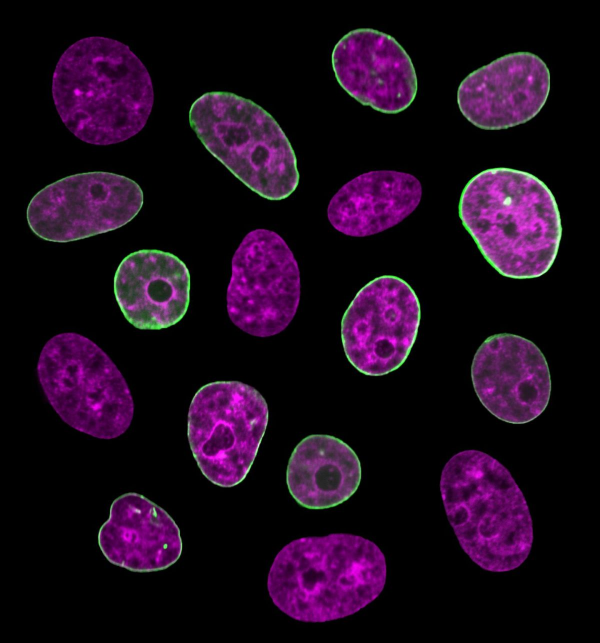
#> input picture cell2.jpg, 1200 x 1286 px (shown at 1/2 size)
$ python dip_hw1_resize.py --image cell2.jpg
#> lines starting #> are read from the running program, lines starting #| are printed output that depends on the picture
### resize/resample.py
import numpy as np
from .interpolation import interpolation

class resample:
    def resize(self, image, fx=None, fy=None, interpolation=None):
        """calls the appropriate funciton to resample an image based on the interpolation method
        image: the image to be resampled
        fx: scale along x direction (eg. 0.5, 1.5, 2.5)
        fx: scale along y direction (eg. 0.5, 1.5, 2.5)
        interpolation: method used for interpolation ('either bilinear or nearest_neighbor)
        returns a resized image based on the interpolation method
        """
        if interpolation == 'bilinear':
            return self.bilinear_interpolation(image, float(fx), float(fy))

        elif interpolation == 'nearest_neighbor':
            return self.nearest_neighbor(image, float(fx), float(fy))

    def nearest_neighbor(self, image, fx, fy):
        """resizes an image using bilinear interpolation approximation for resampling
        image: the image to be resampled
        fx: scale along x direction (eg. 0.5, 1.5, 2.5)
        fx: scale along y direction (eg. 0.5, 1.5, 2.5)
        returns a resized image based on the nearest neighbor interpolation method
        """

        # Write your code for nearest neighbor interpolation here
        [w, h] = np.shape(image)
        # print("w,h",w,h)
        # print("size of given image: ", np.shape(image))
        [w_dash, h_dash] = [int(np.ceil(w * fy)), int(np.ceil(h * fx))]
        dash_image = np.zeros((w_dash, h_dash), dtype=int)
        # print("size of dash image: ", np.shape(dash_image))
        [rows, columns] = np.shape(dash_image)
        # print("rows, columns ", rows, columns)
        # print("len(range(rows)),len(range(columns))", len(range(rows)),len(range(columns)))
        for i in range(rows):
            for j in range(columns):
                nx = int(np.floor(i / fy))
                ny = int(np.floor(j / fx))
                # print("i,j,nx,ny,image[nx, ny]",i,j,nx,ny,image[nx, ny])
                dash_image[i, j] = image[nx, ny]

        return dash_image

    # [44 lines left out: function bilinear_interpolation, not called in this run]

### dip_hw1_resize.py
"""dip_hw1.py: Starter file to run howework 1"""

#Example Usage: ./dip_hw1_resize.py -i imagename.jpg -fx 1.5 -fy = 1.5 -m nearest_neighbor
#Example Usage: ./dip_hw1_resize.py -i imagename.jpg -fx 1.5 -fy = 1.5 -m bilinear
# Or:
#Example Usage: python dip_hw1_resize.py -i imagename.jpg -fx 1.5 -fy = 1.5 -m nearest_neighbor
#Example Usage: python dip_hw1_resize.py -i imagename.jpg -fx 1.5 -fy = 1.5 -m bilinear

__author__      = "Pranav Mantini"
__email__ = "pmantini@uh.edu"
__version__ = "1.0.0"

import cv2
import sys
# from resize import resample
from datetime import datetime
from resize import resample

def display_image(window_name, image):
    """A function to display image"""
    cv2.namedWindow(window_name)
    cv2.imshow(window_name, image)
    cv2.waitKey(0)


def main():
    """ The main funtion that parses input arguments, calls the approrpiate
     interpolation method and writes the output image"""

    #Parse input arguments
    from argparse import ArgumentParser

    parser = ArgumentParser()

    parser.add_argument("-i", "--image", dest="image",
                        help="specify the name of the image", metavar="IMAGE")
    parser.add_argument("-fx", "--resize_x", dest="resize_x",
                        help="specify scale size (fx)", metavar="RESAMPLE SIZE")
    parser.add_argument("-fy", "--resize_y", dest="resize_y",
                        help="specify scale size (fy)", metavar="RESAMPLE SIZE")
    parser.add_argument("-m", "--interpolation", dest="interpolate",
                        help="specify the interpolation method (nearest_neighbor or bilinear)", metavar="INTERPOLATION METHOD")

    args = parser.parse_args()

    #Load image
    if args.image is None:
        print("Please specify the name of image")
        print("use the -h option to see usage information")
        sys.exit(2)
    else:
        image_name = args.image.split(".")[0]
        input_image = cv2.imread(args.image, 0)
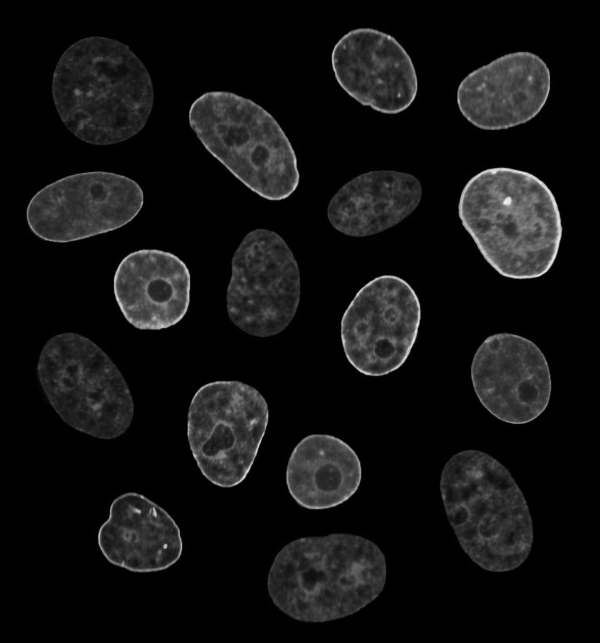
#> input_image: shape (1286, 1200) (shown at 1/2 size); min 0, max 247, mean 17.5

    #Check resize scale parametes
    if args.resize_x is None:
        print("Resize scale fx not specified using default (1.5)")
        print("use the -h option to see usage information")
        fx = 1.5
    else:
        fx = args.resize_x

    if args.resize_y is None:
        print("Resize scale fy not specified using default (1.5)")
        print("use the -h option to see usage information")
        fy = 1.5
    else:
        fy = args.resize_y


    #Check interpolate method argument

    if args.interpolate is None:
        print("Interpolation method not specified, using default=nearest_neighbor")
        print("use the -h option to see usage information")
        interpolation = "nearest_neighbor"

    else:
        if args.interpolate not in ["nearest_neighbor", "bilinear"]:
            print("Invalid nterpolation method, using default=nearest_neighbor")
            print("use the -h option to see usage information")
            interpolation = "nearest_neighbor"
        else:
            interpolation = args.interpolate


    resample_obj = resample.resample()
    resampled_image = resample_obj.resize(input_image, fx=fx, fy=fy, interpolation=interpolation)
#> after the loop in nearest_neighbor, `for i in range(rows):`:
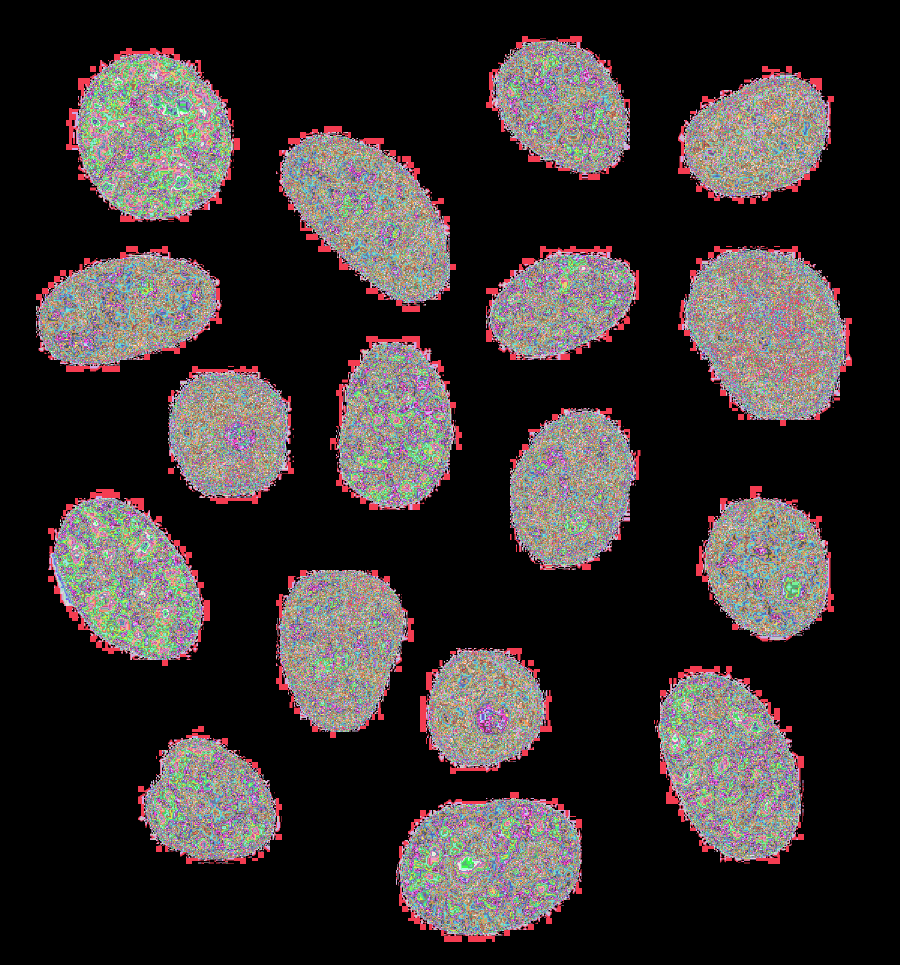
#> dash_image: shape (1929, 1800) int64 (shown at 1/2 size); 247 distinct labels, from 0 to 247; one colour per label, 0 black

    #Write output file
    outputDir = 'output/resize/'

    output_image_name = outputDir+image_name+interpolation+datetime.now().strftime("%m%d-%H%M%S")+".jpg"
    cv2.imwrite(output_image_name, resampled_image)


if __name__ == "__main__":
    main()
